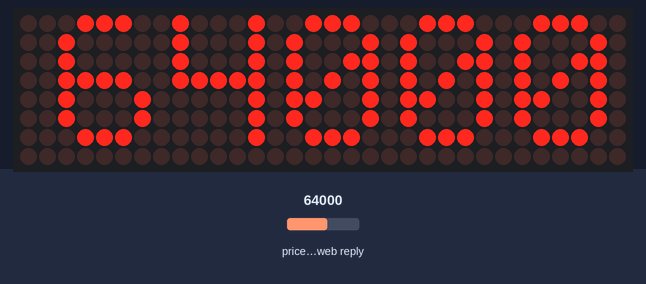
Bench run of a sketch on a simulated ESP32. Shown: 32×8 LED matrix. Inputs (shaded band) come from the test bench; at power-on: price in the web reply 64000. WiFi joins after 1.5 s; servers stay silent unless stated; web services answer with replies made up by the test bench; what the sketch prints to the serial monitor is not drawn.

Above: at 2.3 s.

The sketch:

finalticker_4units.ino
```cpp
#include <WiFi.h>
#include <HTTPClient.h>
#include <ArduinoJson.h>
#include <MD_MAX72xx.h>
#include <SPI.h>

// Hardware configuration
#define HARDWARE_TYPE MD_MAX72XX::FC16_HW
#define MAX_DEVICES 4 // Number of 8x8 matrices

// GPIO pins
#define CLK_PIN   18 // VSPI_SCK
#define DATA_PIN  23 // VSPI_MOSI
#define CS_PIN    5  // VSPI_SS

MD_MAX72XX mx = MD_MAX72XX(HARDWARE_TYPE, DATA_PIN, CLK_PIN, CS_PIN, MAX_DEVICES);

// WiFi credentials
const char* ssid = "keinerhierkeinerda";
const char* password = "mauskatzehund.123";

// API endpoint for fetching Bitcoin prices
const char* apiEndpointUSD = "https://api.coindesk.com/v1/bpi/currentprice/USD.json";

void setup() {
  // Initialize serial communication
  Serial.begin(115200);

  // Initialize the MAX7219 display
  SPI.begin(CLK_PIN, MISO, DATA_PIN, CS_PIN);
  SPI.setFrequency(1000000); // Set SPI baud rate to 1 MHz (adjust as needed)
  mx.begin();
  mx.control(MD_MAX72XX::INTENSITY, 0); // Set brightness (0-15)
  mx.clear();

  // Connect to WiFi
  WiFi.begin(ssid, password);
  while (WiFi.status() != WL_CONNECTED) {
    delay(1000);
    Serial.println("Connecting to WiFi...");
  }
  Serial.println("Connected to WiFi");
}

void loop() {
  if (WiFi.status() == WL_CONNECTED) {
    // Fetch Bitcoin price in USD
    displayBitcoinPrice(apiEndpointUSD, "USD");
  }

  delay(60000); // Update every minute
}

void displayBitcoinPrice(const char* apiEndpoint, const char* currency) {
  HTTPClient http;
  http.begin(apiEndpoint);
  int httpResponseCode = http.GET();

  if (httpResponseCode > 0) {
    String payload = http.getString();
    DynamicJsonDocument doc(1024);
    deserializeJson(doc, payload);
    String price = doc["bpi"][currency]["rate"].as<String>();

    // Remove commas from the price string
    price.replace(",", "");

    // Get only the first 5 characters of the price
    String priceFirst5 = price.substring(0, 5);

    // Convert price string to individual characters
    char priceChars[6]; // Limit to 5 characters
    priceFirst5.toCharArray(priceChars, 6);

    // Display the price on MAX7219 display
    mx.clear();
    int length = strlen(priceChars);

    // Start displaying characters from 5 pixels to the front
    int x = 5;

    // Display characters from the array in reverse order (mirrored)
    for (int i = length - 1; i >= 0; i--) {
      char c = priceChars[i];
      mx.setChar(x, c);
      x += 6; // Move to the next character position (assuming 6 pixels per character)
    }
    mx.update(); // Update the display
    delay(5000); // Display time for 5 seconds
  } else {
    Serial.println("Error fetching Bitcoin price for " + String(currency));
  }

  http.end();
}
```
